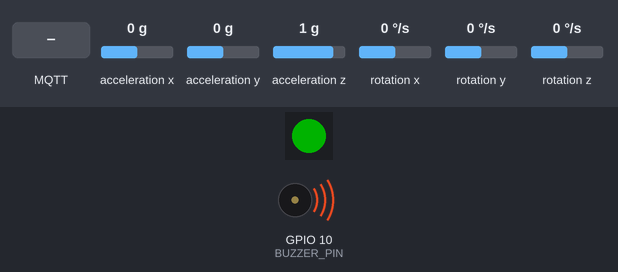
Bench run of a sketch on a simulated ESP32-C3. Parts: 1 RGB LEDs in strip order, left to right, buzzer (waves = sounding). Wiring (inferred from the names in the program): MPU-9250 motion sensor at I2C address 0x69. Inputs (shaded band) come from the test bench; at power-on: acceleration x 0 g, acceleration y 0 g, acceleration z 1 g, rotation x 0 °/s, rotation y 0 °/s, rotation z 0 °/s. Dim RGB values are drawn brighter than linear; WiFi joins after 1.5 s; servers stay silent unless stated; no MQTT or app messages arrive unless stated; not simulated (calls return 0 or success): secrets.h; names the files do not define were given values by the test bench: MQTT_PORT = 1883; what the sketch prints to the serial monitor is not drawn.

Above: at 3.7 s.
At 5.5 s:
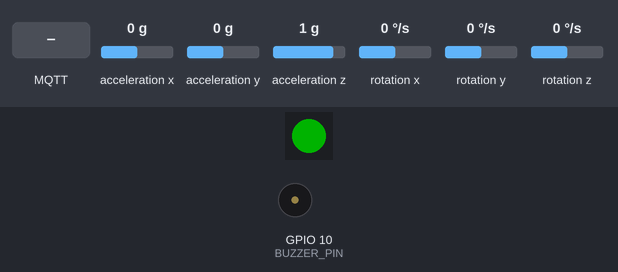
5.6 s: MQTT message "0" arrives on the first subscribed topic
At 6.11 s:
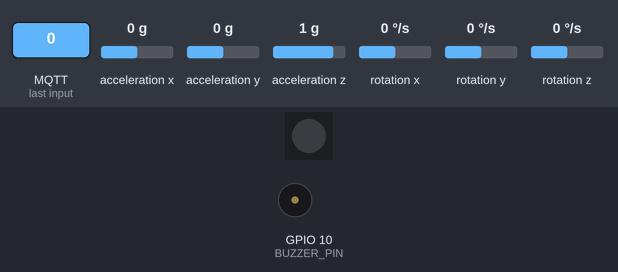
Timing chart, 0 to 14.6 s (numbered marks = the images above; inputs shaded):
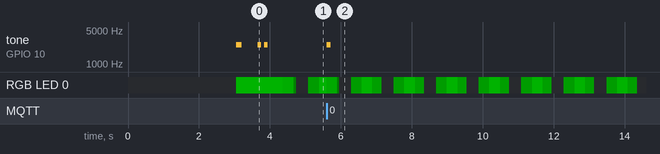

The sketch:

esp32_c3_imu.ino
```cpp
/*
 * Digital Spotter — ESP32-C3 IMU Sensor Node Firmware
 * ─────────────────────────────────────────────────────────────────────────────
 * Main sketch. Clean entry point — all logic is in the .h modules.
 *
 * Wiring:
 *   MPU9250 VCC -> 3.3V   | MPU9250 GND -> GND
 *   MPU9250 SDA -> GPIO 5 | MPU9250 SCL -> GPIO 6
 *   Buzzer  +   -> GPIO 10| Buzzer  -   -> GND
 *
 * Required Arduino Libraries (Install via Library Manager):
 *   - "Adafruit NeoPixel" by Adafruit
 *   - "PubSubClient"      by Nick O'Leary
 *
 * Before flashing, fill in your credentials in secrets.h
 * ─────────────────────────────────────────────────────────────────────────────
 */

#include <Arduino.h>
#include <Adafruit_NeoPixel.h>
#include "secrets.h"
#include "DigitalSpotterIMU.h"
#include "DigitalSpotterComms.h"

// ─── Pin Definitions ─────────────────────────────────────────────────────────
#define I2C_SDA_PIN      5
#define I2C_SCL_PIN      6
#define BUZZER_PIN       10
#define RGB_LED_PIN      8

// ─── NeoPixel ────────────────────────────────────────────────────────────────
#define NUM_LEDS         1
Adafruit_NeoPixel pixels(NUM_LEDS, RGB_LED_PIN, NEO_GRB + NEO_KHZ800);

// ─── Module Instances ────────────────────────────────────────────────────────
DigitalSpotterIMU   imu;
DigitalSpotterComms comms;

// ─── Timing ──────────────────────────────────────────────────────────────────
unsigned long lastPublishMs = 0;
const int     PUBLISH_INTERVAL_MS = 20;  // 50Hz

// ─── LED State ───────────────────────────────────────────────────────────────
enum LedState {
    LED_OFF,
    LED_SOLID,
    LED_PULSE,
    LED_FLASH,
};

struct LedAnim {
    LedState  state   = LED_SOLID;
    uint8_t   r = 0, g = 0, b = 0;
    uint16_t  periodMs = 1000; // for PULSE / FLASH
    unsigned long nextToggleMs = 0;
    bool      flashOn = false;
} ledAnim;

// ─── LED Helpers ─────────────────────────────────────────────────────────────
void setLED(uint8_t r, uint8_t g, uint8_t b) {
    pixels.setPixelColor(0, pixels.Color(r, g, b));
    pixels.show();
}

void startPulse(uint8_t r, uint8_t g, uint8_t b, uint16_t periodMs = 1000) {
    ledAnim = {LED_PULSE, r, g, b, periodMs, millis(), false};
}

void startFlash(uint8_t r, uint8_t g, uint8_t b, uint16_t periodMs = 300) {
    ledAnim = {LED_FLASH, r, g, b, periodMs, millis(), true};
    setLED(r, g, b);
}

void startSolid(uint8_t r, uint8_t g, uint8_t b) {
    ledAnim = {LED_SOLID, r, g, b, 0, 0, false};
    setLED(r, g, b);
}

void updateLED() {
    unsigned long now = millis();
    if (ledAnim.state == LED_PULSE) {
        // Smooth breathing using a sine wave
        float phase = (now % ledAnim.periodMs) / (float)ledAnim.periodMs;
        float brightness = 0.5f * (1.0f + sin(2.0f * PI * phase - PI / 2.0f));
        pixels.setPixelColor(0, pixels.Color(
            (uint8_t)(ledAnim.r * brightness),
            (uint8_t)(ledAnim.g * brightness),
            (uint8_t)(ledAnim.b * brightness)));
        pixels.show();
    } else if (ledAnim.state == LED_FLASH) {
        if (now >= ledAnim.nextToggleMs) {
            ledAnim.flashOn = !ledAnim.flashOn;
            ledAnim.nextToggleMs = now + ledAnim.periodMs;
            if (ledAnim.flashOn) setLED(ledAnim.r, ledAnim.g, ledAnim.b);
            else                 setLED(0, 0, 0);
        }
    }
}

// ─── Buzzer Helpers ───────────────────────────────────────────────────────────
void beep(unsigned int freq, unsigned long durationMs) {
    tone(BUZZER_PIN, freq, durationMs);
    delay(durationMs);
    noTone(BUZZER_PIN);
}

void beepWifiOk()  { beep(2500, 150); }
void beepMqttOk()  { beep(2500, 100); delay(80); beep(2500, 100); }
void beepBadForm() {
    for (int i = 0; i < 5; i++) {
        beep(2500, 80);
        if (i < 4) delay(60);
    }
}
void beepGoodForm() { beep(2500, 120); }

// ─── Result callback (called when Pi sends inference result) ──────────────────
void onResult(bool is_bad_form, float confidence) {
    if (is_bad_form) {
        Serial.printf("[RESULT] BAD FORM  — confidence: %.1f%%\n", confidence * 100);
        beepBadForm();
    } else {
        Serial.printf("[RESULT] GOOD FORM — confidence: %.1f%%\n", confidence * 100);
        beepGoodForm();
    }
}

// ─── Setup ───────────────────────────────────────────────────────────────────
void setup() {
    Serial.begin(115200);
    delay(1500);

    Serial.println();
    Serial.println("╔══════════════════════════════════╗");
    Serial.println("║   Digital Spotter — ESP32-C3     ║");
    Serial.println("║   IMU Sensor Node v2.0           ║");
    Serial.println("╚══════════════════════════════════╝");

    // ── 1. Buzzer init ──────────────────────────────────────────────────────
    pinMode(BUZZER_PIN, OUTPUT);

    // ── 2. RGB LED init ─────────────────────────────────────────────────────
    pixels.begin();
    pixels.setBrightness(60);
    startSolid(0, 0, 0);
    Serial.println("[LED]  RGB LED ready");

    // ── 3. IMU init ─────────────────────────────────────────────────────────
    Serial.println("[IMU]  Initializing MPU-9250...");
    startPulse(0, 0, 255, 800); // Blue pulse = IMU init
    if (!imu.begin(I2C_SDA_PIN, I2C_SCL_PIN)) {
        Serial.println("[IMU]  ❌ FAILED — halting");
        startFlash(255, 0, 0, 300);
        while (1) { updateLED(); delay(10); }
    }
    Serial.println("[IMU]  ✓ Ready");

    // ── 4. WiFi ─────────────────────────────────────────────────────────────
    Serial.printf("[WiFi] Connecting to: %s\n", WIFI_SSID);
    startPulse(0, 0, 255, 600); // Blue pulse = WiFi connecting
    if (!comms.connectWiFi()) {
        Serial.println("[WiFi] ❌ FAILED — halting");
        startFlash(255, 0, 0, 300);
        while (1) { updateLED(); delay(10); }
    }
    Serial.println("[WiFi] ✓ Connected");
    startSolid(0, 255, 0); // Green flash = WiFi OK
    beepWifiOk();
    delay(400);

    // ── 5. MQTT ─────────────────────────────────────────────────────────────
    Serial.printf("[MQTT] Connecting to HiveMQ: %s:%d\n", MQTT_BROKER, MQTT_PORT);
    startPulse(255, 140, 0, 600); // Amber pulse = MQTT connecting
    if (!comms.connectMQTT(onResult)) {
        Serial.println("[MQTT] ❌ FAILED — halting");
        startFlash(255, 0, 0, 300);
        while (1) { updateLED(); delay(10); }
    }
    Serial.println("[MQTT] ✓ Connected to HiveMQ Cloud");
    startSolid(0, 255, 0); // Green flash = MQTT OK
    beepMqttOk();
    delay(400);

    // ── All good → breathing green ──────────────────────────────────────────
    startPulse(0, 255, 0, 1200); // Slow green breathe = streaming
    Serial.println();
    Serial.println("════════════════════════════════════");
    Serial.println("  Streaming IMU data at 50Hz");
    Serial.println("  Topic: " TOPIC_IMU_PUB);
    Serial.println("════════════════════════════════════");
}

// ─── Loop ────────────────────────────────────────────────────────────────────
void loop() {
    unsigned long now = millis();

    // Maintain MQTT + process incoming messages
    comms.loop();

    // Animate LED (non-blocking)
    updateLED();

    // Publish IMU data at 50Hz
    if (now - lastPublishMs >= PUBLISH_INTERVAL_MS) {
        lastPublishMs = now;

        float ax, ay, az, gx, gy, gz;
        if (imu.read(ax, ay, az, gx, gy, gz)) {
            bool published = comms.publishIMU(ax, ay, az, gx, gy, gz);

            // Print to Serial Plotter (also useful for debugging)
            Serial.printf("AccX:%.3f,AccY:%.3f,AccZ:%.3f,GyroX:%.2f,GyroY:%.2f,GyroZ:%.2f%s\n",
                ax, ay, az, gx, gy, gz,
                published ? "" : " [TX_FAIL]");
        }
    }
}
```

DigitalSpotterComms.h
```cpp
#pragma once
/*
 * DigitalSpotterComms.h
 *
 * Handles WiFi connection and bidirectional HiveMQ Cloud MQTT for the ESP32-C3.
 *
 * Publishes:  digitalspotter/imu    — JSON IMU data at 50Hz
 * Subscribes: digitalspotter/result — JSON inference result from Raspberry Pi
 *
 * Required Arduino Libraries (Install via Library Manager):
 * - "PubSubClient" by Nick O'Leary
 * - "WiFiClientSecure" (built-in with ESP32 board package)
 */

#include <Arduino.h>
#include <WiFi.h>
#include <WiFiClientSecure.h>
#include <PubSubClient.h>
#include "secrets.h"

// MQTT Topics
#define TOPIC_IMU_PUB    "digitalspotter/imu"
#define TOPIC_RESULT_SUB "digitalspotter/result"

// ─── Callback function type for when a result arrives from the Pi ────────────
typedef void (*ResultCallback)(bool is_bad_form, float confidence);

// ─── DigitalSpotterComms class ───────────────────────────────────────────────
class DigitalSpotterComms {
private:
    WiFiClientSecure _wifiClient;
    PubSubClient _mqttClient;
    ResultCallback _onResult = nullptr;
    bool _resultEnabled = true; // Can be set to false to disable bi-directional

    // Static trampoline for PubSubClient callback (cannot use lambda with member function)
    static DigitalSpotterComms* _instance;
    static void _mqttCallbackTrampoline(char* topic, byte* payload, unsigned int length) {
        if (_instance) _instance->_onMqttMessage(topic, payload, length);
    }

    void _onMqttMessage(char* topic, byte* payload, unsigned int length) {
        if (!_resultEnabled || !_onResult) return;
        if (String(topic) != TOPIC_RESULT_SUB) return;

        // Parse: {"bad_form": true, "confidence": 0.87}
        String msg = "";
        for (unsigned int i = 0; i < length; i++) msg += (char)payload[i];

        bool is_bad = msg.indexOf("\"bad_form\":true") != -1 ||
                      msg.indexOf("\"bad_form\": true") != -1;

        float confidence = 0.0f;
        int ci = msg.indexOf("\"confidence\":");
        if (ci != -1) {
            confidence = msg.substring(ci + 13).toFloat();
        }

        _onResult(is_bad, confidence);
    }

    bool _reconnectMqtt() {
        if (_mqttClient.connected()) return true;

        Serial.print("[MQTT] Connecting to ");
        Serial.print(MQTT_BROKER);
        Serial.print("...");

        if (_mqttClient.connect(MQTT_CLIENT_ID, MQTT_USERNAME, MQTT_PASSWORD)) {
            Serial.println(" OK");
            if (_resultEnabled) {
                _mqttClient.subscribe(TOPIC_RESULT_SUB);
                Serial.println("[MQTT] Subscribed to: " TOPIC_RESULT_SUB);
            }
            return true;
        }

        Serial.print(" FAILED, rc=");
        Serial.println(_mqttClient.state());
        return false;
    }

public:
    DigitalSpotterComms() : _mqttClient(_wifiClient) {
        _instance = this;
    }

    // Connect to WiFi. Returns true on success.
    bool connectWiFi() {
        Serial.print("[WiFi] Connecting to ");
        Serial.print(WIFI_SSID);

        WiFi.mode(WIFI_STA);
        WiFi.begin(WIFI_SSID, WIFI_PASSWORD);

        unsigned long startMs = millis();
        while (WiFi.status() != WL_CONNECTED) {
            if (millis() - startMs > 15000) { // 15 second timeout
                Serial.println(" TIMEOUT");
                return false;
            }
            delay(250);
            Serial.print(".");
        }

        Serial.println(" OK");
        Serial.print("[WiFi] IP Address: ");
        Serial.println(WiFi.localIP());
        return true;
    }

    // Connect to HiveMQ MQTT broker. Returns true on success.
    bool connectMQTT(ResultCallback callback = nullptr) {
        _onResult = callback;
        // Use setInsecure() to skip CA cert verification.
        // HiveMQ Cloud uses TLS encryption regardless — the connection is still
        // encrypted end-to-end. Only the server identity check is skipped.
        _wifiClient.setInsecure();
        _mqttClient.setServer(MQTT_BROKER, MQTT_PORT);
        _mqttClient.setCallback(_mqttCallbackTrampoline);
        _mqttClient.setBufferSize(512);
        _mqttClient.setKeepAlive(30);

        Serial.println("[MQTT] Using TLS (insecure mode — encrypted but no cert check)");
        return _reconnectMqtt();
    }

    // Call this every loop iteration to maintain connection and process messages.
    void loop() {
        if (!_mqttClient.connected()) {
            Serial.println("[MQTT] Disconnected. Reconnecting...");
            _reconnectMqtt();
        }
        _mqttClient.loop();
    }

    // Publish a 6-DOF IMU reading as JSON.
    bool publishIMU(float ax, float ay, float az, float gx, float gy, float gz) {
        if (!_mqttClient.connected()) return false;

        char buf[160];
        snprintf(buf, sizeof(buf),
            "{\"ts\":%lu,\"ax\":%.3f,\"ay\":%.3f,\"az\":%.3f,\"gx\":%.2f,\"gy\":%.2f,\"gz\":%.2f}",
            millis(), ax, ay, az, gx, gy, gz);

        return _mqttClient.publish(TOPIC_IMU_PUB, buf);
    }

    bool isWiFiConnected() { return WiFi.status() == WL_CONNECTED; }
    bool isMQTTConnected() { return _mqttClient.connected(); }

    // Disable result subscription (makes this publish-only)
    void disableResultSubscription() { _resultEnabled = false; }
};

// Static member definition
DigitalSpotterComms* DigitalSpotterComms::_instance = nullptr;
```

DigitalSpotterIMU.h
```cpp
#pragma once
#include <Arduino.h>
#include <Wire.h>

class DigitalSpotterIMU {
private:
    uint8_t mpu_address = 0x00;

public:
    bool begin(int sda_pin, int scl_pin) {
        Wire.begin(sda_pin, scl_pin);

        Serial.println("\nScanning I2C bus...");
        byte error;
        for(byte address = 1; address < 127; address++ ) {
            Wire.beginTransmission(address);
            error = Wire.endTransmission();
            if (error == 0) {
                Serial.print("I2C device found at address 0x");
                Serial.println(address, HEX);
                // If it's 0x68 or 0x69, it's our IMU!
                if (address == 0x68 || address == 0x69) {
                    mpu_address = address;
                }
            }
        }

        if (mpu_address == 0x00) {
            Serial.println("❌ No IMU found! Check wiring (SDA, SCL, VCC, GND).");
            return false;
        }

        Serial.print("✓ IMU selected at address 0x");
        Serial.println(mpu_address, HEX);

        // --- Determine the actual chip (WHO_AM_I test) ---
        Wire.beginTransmission(mpu_address);
        Wire.write(0x75);  // WHO_AM_I register
        Wire.endTransmission(false);
        Wire.requestFrom((uint16_t)mpu_address, (uint8_t)1, (bool)true);

        if (Wire.available()) {
            uint8_t id = Wire.read();
            Serial.print("WHO_AM_I = 0x");
            Serial.println(id, HEX);
            if (id == 0x68) Serial.println("Chip identified as: MPU6050");
            else if (id == 0x70) Serial.println("Chip identified as: MPU6500");
            else if (id == 0x71) Serial.println("Chip identified as: MPU9250");
            else if (id == 0x73) Serial.println("Chip identified as: MPU9255");
            else Serial.println("Chip identified as: Unknown clone");
        } else {
            Serial.println("Failed to read WHO_AM_I register");
        }
        // ------------------------------------------------

        // Wake up the IMU (Raw I2C)
        // Write 0x00 to PWR_MGMT_1 (register 0x6B)
        Wire.beginTransmission(mpu_address);
        Wire.write(0x6B);
        Wire.write(0x00);
        error = Wire.endTransmission();

        if (error != 0) {
            Serial.println("❌ Failed to wake up IMU!");
            return false;
        }

        return true;
    }

    bool read(float &ax, float &ay, float &az, float &gx, float &gy, float &gz) {
        // Request 14 bytes starting from register 0x3B (ACCEL_XOUT_H)
        Wire.beginTransmission(mpu_address);
        Wire.write(0x3B);
        Wire.endTransmission(false);

        Wire.requestFrom((uint16_t)mpu_address, (uint8_t)14, (bool)true);

        if (Wire.available() == 14) {
            // Read raw 16-bit values (High byte first, then Low byte)
            int16_t axRaw = Wire.read() << 8 | Wire.read();
            int16_t ayRaw = Wire.read() << 8 | Wire.read();
            int16_t azRaw = Wire.read() << 8 | Wire.read();

            // Skip temperature
            Wire.read();
            Wire.read();

            int16_t gxRaw = Wire.read() << 8 | Wire.read();
            int16_t gyRaw = Wire.read() << 8 | Wire.read();
            int16_t gzRaw = Wire.read() << 8 | Wire.read();

            // Convert raw values (Default range is +/- 2g and +/- 250 deg/s)
            ax = axRaw / 16384.0;
            ay = ayRaw / 16384.0;
            az = azRaw / 16384.0;

            gx = gxRaw / 131.0;
            gy = gyRaw / 131.0;
            gz = gzRaw / 131.0;

            return true;
        }
        return false;
    }
};
```

Measured:
- after the input at 5.6 s, tone on GPIO 10 (BUZZER_PIN): silent → 2500 Hz at once, → silent 0.12 s later
